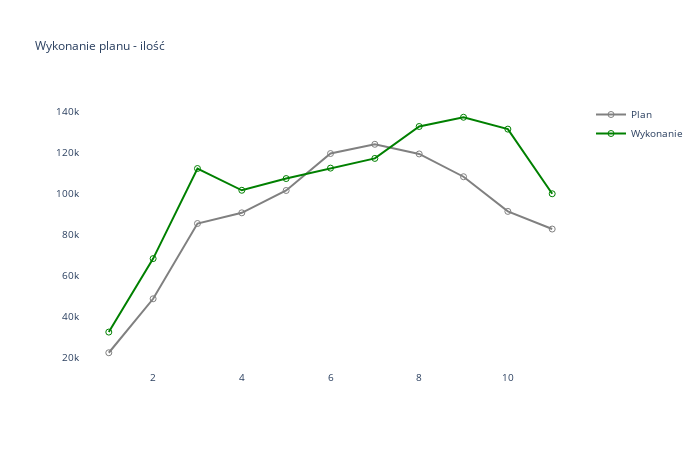

Source (notebook cell):
### Markdown cell above
##### Asortyment razem

### Code cell
t_sprzedaz_temp=t_sprzedaz_p
t_wykres=t_sprzedaz_temp.groupby(['M'],as_index=False)[['P_Ile','W_Ile']].sum()
t_wykres=t_wykres[t_wykres['M']<=msc]
#t_wykres['P_Ile']=t_wykres['P_Ile'].cumsum()
#t_wykres['W_Ile']=t_wykres['W_Ile'].cumsum()

fig=make_subplots(rows=1,cols=1)
fig.add_trace(go.Scatter(x=t_wykres['M'], y=t_wykres['P_Ile'],  marker_symbol='circle-open',name="Plan",line= {"color": "gray", "width": 2}),row=1,col=1)
fig.add_trace(go.Scatter(x=t_wykres['M'], y=t_wykres['W_Ile'],  marker_symbol='circle-open',name="Wykonanie",line= {"color": "green", "width": 2}),row=1,col=1)
fig.update_layout(title_text='Wykonanie planu - ilość')
fig.update_layout(plot_bgcolor='#FFFFFF',font_size=10,title_font_size=12,width=700, height=450)
fig.write_image(IMAGES /'7_Ilosc_Wykonanie_Planu_M.png')
fig.show()

### Figure 1 — Plotly figure (JSON) as saved in the notebook; plotly's stock layout.template omitted (floating-point values rounded to 4 significant figures)
{"data": [{"line": {"color": "gray", "width": 2}, "marker": {"symbol": "circle-open"}, "name": "Plan", "type": "scatter", "x": [1, 2, 3, 4, 5, 6, 7, 8, 9, 10, 11], "xaxis": "x", "y": [22500, 48800, 85500, 90700, 101600, 119600, 124100, 119400, 108300, 91400, 82800], "yaxis": "y"}, {"line": {"color": "green", "width": 2}, "marker": {"symbol": "circle-open"}, "name": "Wykonanie", "type": "scatter", "x": [1, 2, 3, 4, 5, 6, 7, 8, 9, 10, 11], "xaxis": "x", "y": [32570.0, 68380.0, 112300.0, 101700.0, 107400.0, 112500.0, 117200.0, 132800.0, 137300.0, 131500.0, 99990.0], "yaxis": "y"}], "layout": {"font": {"size": 10}, "height": 450, "plot_bgcolor": "#FFFFFF", "title": {"font": {"size": 12}, "text": "Wykonanie planu - ilość"}, "width": 700, "xaxis": {"anchor": "y", "autorange": true, "domain": [0, 1], "range": [0.3499, 11.65], "type": "linear"}, "yaxis": {"anchor": "x", "autorange": true, "domain": [0, 1], "range": [14090.0, 145700.0], "type": "linear"}}}
